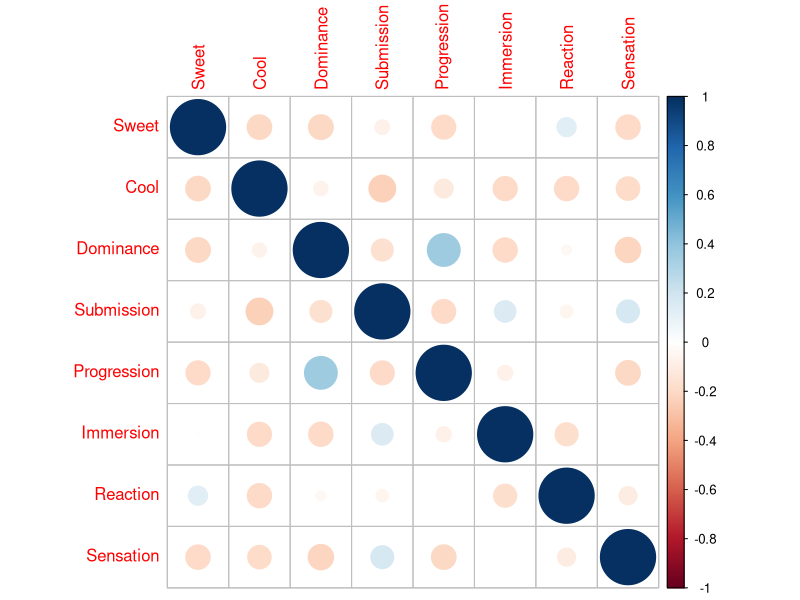

Source code (R): (Note: this script raises an error after producing the figure.)
setwd("C:/Users/gyoum/Desktop/プログラミング練習/others/16typeDiagnosis/score")
library(tidyverse)
library(corrplot)
df<-read.csv("ksgr_scores.csv")
cor(df[,3:10])
corrplot(cor(df[,3:10]))
df <-df |> 
  mutate(Q =質問番号,
         option =選択肢) |> 
  select(,-c("質問番号","選択肢"))
grid_Q = c(1:10)
grid_option = c("A","B","C")
